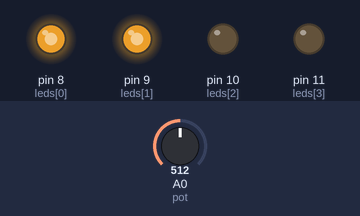
Bench run of a sketch on a simulated Arduino Uno, built with avr-gcc and run on an emulated ATmega328P. On the bench: output pins drawn as LEDs (lit = HIGH). The test bench sets the inputs (shaded band); at power-on: A0 (pot) = 512.

Above: at 1.2 s.
1.3 s: A0 (pot) set to 755
2.8 s: A0 (pot) set to 786
At 3.2 s:
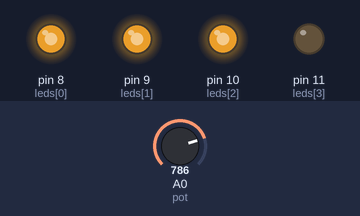
4.3 s: A0 (pot) set to 716
At 5.5 s:
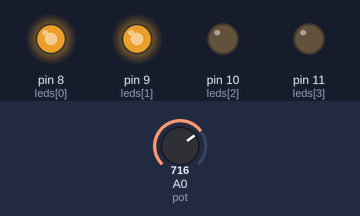
5.8 s: A0 (pot) set to 530
7.3 s: A0 (pot) set to 495
At 8.6 s:
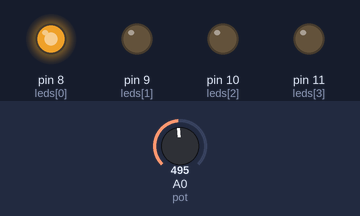
Timing chart, 0 to 9.8 s (numbered marks = the images above; inputs shaded):
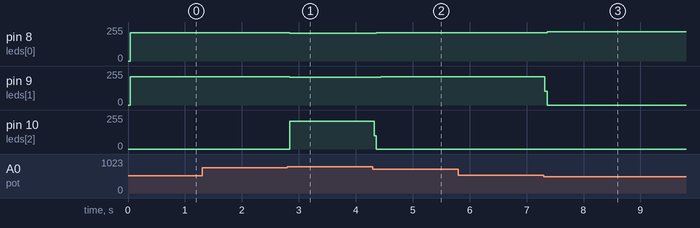

The sketch:

exercicios_3-lista.ino
```cpp
int leds[] = {8, 9, 10, 11};
int pot = A0;

void setup() {
  for (int i = 0; i < 4; i++) {
    pinMode(leds[i], OUTPUT);
  }
}

void loop() {
  int valor = analogRead(pot); // 0 a 1023
  float porcentagem = (valor / 1023.0) * 100;

  // apaga todos primeiro
  for (int i = 0; i < 4; i++) {
    digitalWrite(leds[i], LOW);
  }

  if (porcentagem >= 25 && porcentagem < 50) {
    digitalWrite(leds[0], HIGH);
  }
  else if (porcentagem >= 50 && porcentagem < 75) {
    digitalWrite(leds[0], HIGH);
    digitalWrite(leds[1], HIGH);
  }
  else if (porcentagem >= 75 && porcentagem < 90) {
    digitalWrite(leds[0], HIGH);
    digitalWrite(leds[1], HIGH);
    digitalWrite(leds[2], HIGH);
  }
  else if (porcentagem >= 90) {
    digitalWrite(leds[0], HIGH);
    digitalWrite(leds[1], HIGH);
    digitalWrite(leds[2], HIGH);
    digitalWrite(leds[3], HIGH);
  }
}
```

Measured:
- the behaviour switches between 767 and 768 on A0 (pot) (found by bisection; images 0 and 1)
- the behaviour switches between 512 and 511 on A0 (pot) (found by bisection; images 2 and 3)
- after the input at 1.3 s, every drawn part: stays the same
- after the input at 2.8 s, pin 8 (leds[0]), pin 9 (leds[1]): 213/255 → 207/255 at once; pin 10 (leds[2]): 0/255 → 207/255 at once
- after the input at 4.3 s, pin 8 (leds[0]): 207/255 → 213/255 after 0.06 s; pin 9 (leds[1]): 207/255 → 213/255 after 0.14 s; pin 10 (leds[2]): 207/255 → 0/255 at once
- after the input at 5.8 s, every drawn part: stays the same
- after the input at 7.3 s, pin 8 (leds[0]): 213/255 → 219/255 after 0.06 s; pin 9 (leds[1]): 213/255 → 0/255 at once
